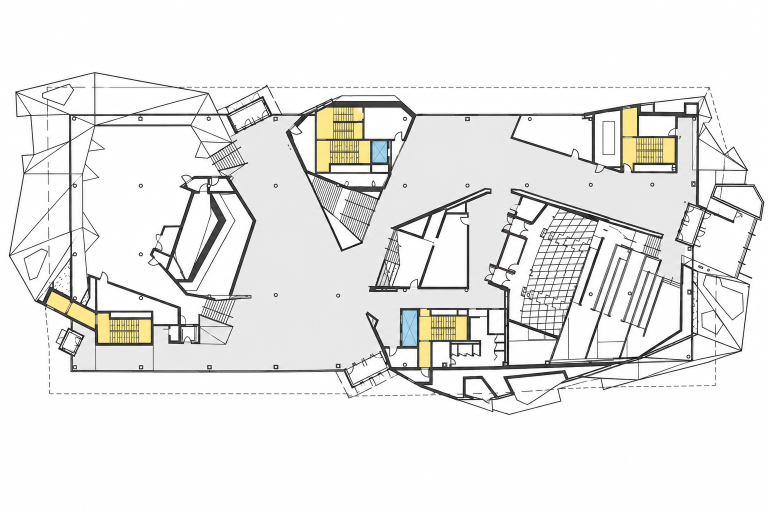
#> input picture docs/audits/assets/2026-10-17-gpt-fullchain/optimized-floor.png, 1536 x 1024 px (shown at 1/2 size)
$ python analyze.py
#> lines starting #> are read from the running program, lines starting #| are printed output that depends on the picture
"""Read-only SVG/visual audit; run from repository root using the existing venv.

First render SVG via installed apps/pipeline sharp, as documented in the report.
This measures dark-paint fidelity, not walls, room topology or route accuracy.
"""
from pathlib import Path
from collections import Counter
import hashlib, json, re, xml.etree.ElementTree as ET
import cv2
import numpy as np
from PIL import Image, ImageDraw

ROOT = Path(__file__).resolve().parents[4]
OUT = Path(__file__).resolve().parent
SVG = OUT / 'figma-vector.svg'
BASE = ROOT / 'docs/audits/assets/2026-10-17-gpt-fullchain'
SOURCE = BASE / 'optimized-floor.png'

def rgb(path):
    im = Image.open(path).convert('RGBA')
    bg = Image.new('RGBA', im.size, 'white')
#> bg: PIL image 1536x1024 RGBA; every value is 255
    bg.alpha_composite(im)
    return np.asarray(bg.convert('RGB'))
#> returned value is the input picture: shape (1024, 1536, 3); mean R, G, B 234.3, 234, 232.6

source = rgb(SOURCE)
images = {'figma': rgb(OUT / 'rendered.png'),
          'gpt_whole': rgb(BASE / 'gpt-structure/vector.png'),
          'gemini_whole': rgb(BASE / 'gemini-structure/vector.png')}
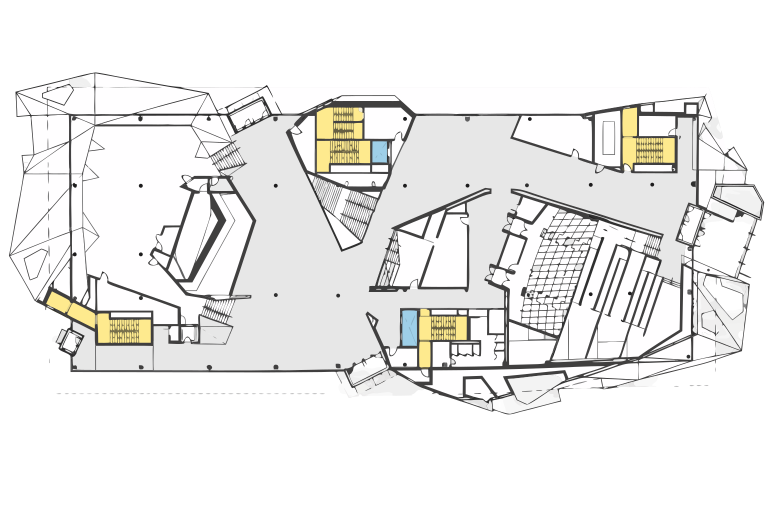
#> input picture docs/audits/assets/2026-10-17-figma-vectorization/rendered.png, 1536 x 1024 px (shown at 1/2 size)
#> in rgb, im is the input picture: PIL image 1536x1024 RGBA; mean R, G, B, A 115.6, 115.1, 113.8, 131.7
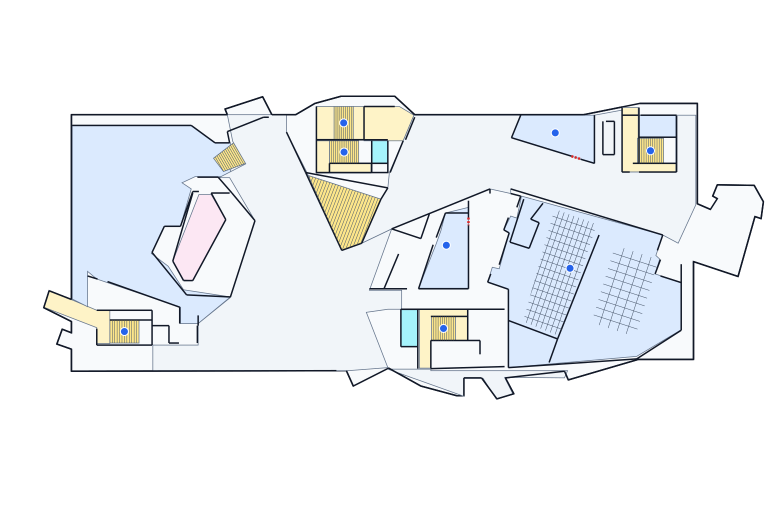
#> input picture docs/audits/assets/2026-10-17-gpt-fullchain/gpt-structure/vector.png, 1536 x 1024 px (shown at 1/2 size)
#> in rgb, im is the input picture: PIL image 1536x1024 RGBA; mean R, G, B, A 239.6, 242.2, 244.4, 255
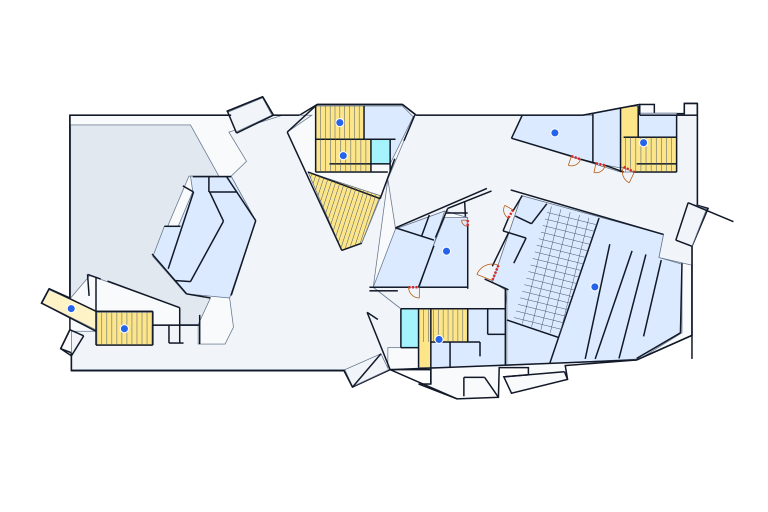
#> input picture docs/audits/assets/2026-10-17-gpt-fullchain/gemini-structure/vector.png, 1536 x 1024 px (shown at 1/2 size)
#> in rgb, im is the input picture: PIL image 1536x1024 RGBA; mean R, G, B, A 238.6, 241.1, 242.7, 255
assert source.shape == (1024, 1536, 3)
assert all(im.shape == source.shape for im in images.values())
#> (the run stopped early here; a loop or call above may not have finished)
